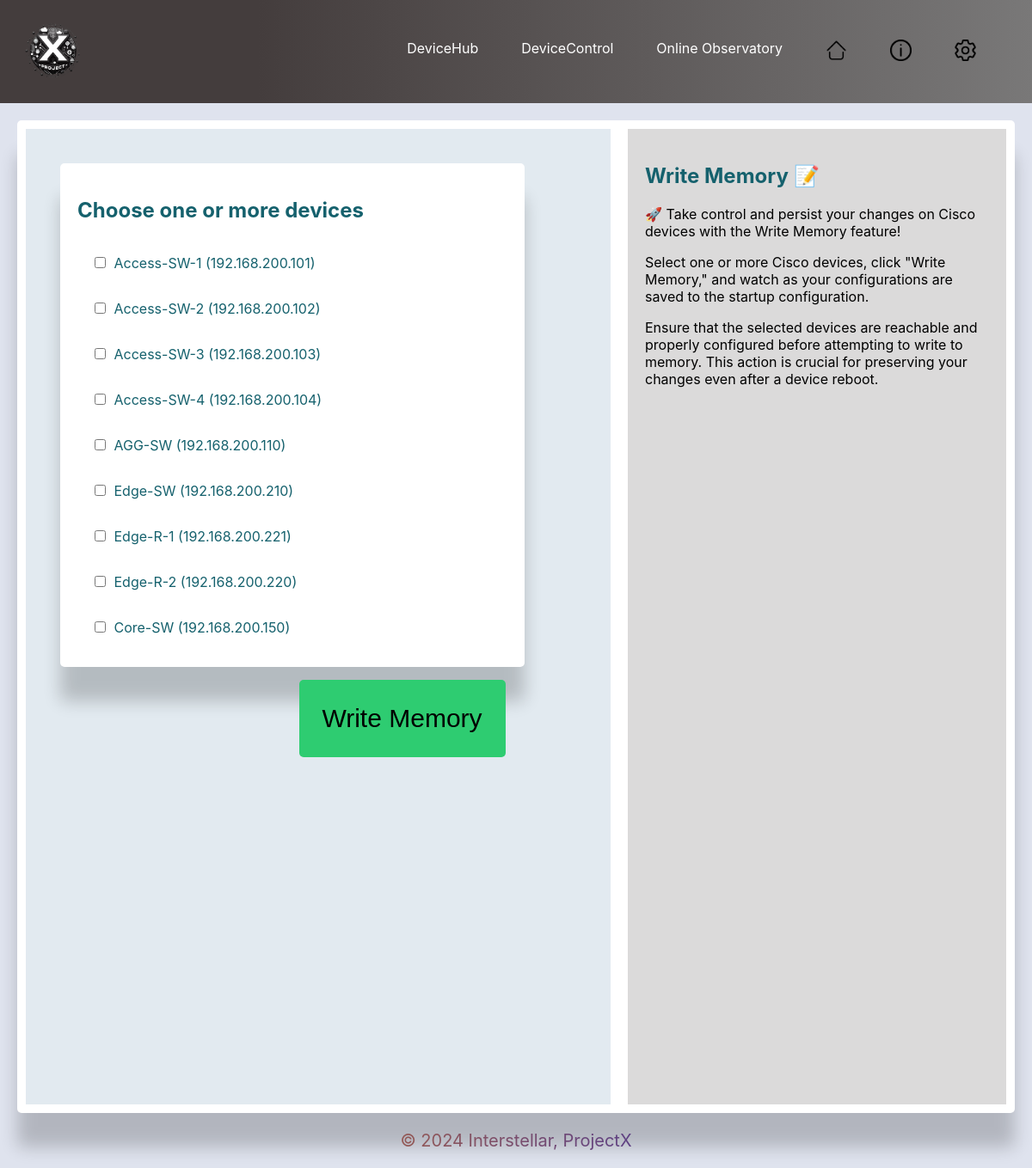
The app's page /devicecontrol/write-job/ with its own data.
### deviceHub/models.py (models this page shows)
class Device(models.Model):
    device_name = models.CharField(max_length=255)
    ip_address = models.GenericIPAddressField()
    device_type = models.CharField(max_length=255)
    manufacturer = models.CharField(max_length=255, blank=True, null=True)
    model = models.CharField(max_length=255, blank=True, null=True)
    location = models.CharField(max_length=255, blank=True, null=True)
    rack_loc = models.CharField(max_length=255, blank=True, null=True)

### deviceControl/views.py (the view, shortened to what this page needs)
# urls.py: path('write-job/', views.write_memory, name='write_memory'),
def write_memory(request):
    devices = Device.objects.all()
    return render(request, 'write_job.html', {'devices': devices})

### templates/write_job.html (shortened to what this page needs)
{% extends 'base.html' %}
    {% load static %}
{% block content %}
<div class="write-job-container">
    <form method="post" action="{% url 'write_memory' %}" class="device-list-checkbox-form">
        <div class="device-list-container">
            <h2>Choose one or more devices</h2>
            {% for device in devices %}
            {% if device.manufacturer == 'Cisco' %}
            <label class="device-checkbox">
                <input type="checkbox" name="selected_devices" value="{{ device.id }}">
                {{ device.device_name }} ({{ device.ip_address }})
            </label>
            {% endif %}
            {% endfor %}
        </div>
        <div class="write-action-section">
            <button type="submit">Write Memory</button> <br></br>
        </div>
    </form>
</div>
{% endblock %}
{% block help %}
<h2>Write Memory 📝</h2>
<p>🚀 Take control and persist your changes on Cisco devices with the Write Memory feature!</p>
<p>Select one or more Cisco devices, click "Write Memory," and watch as your configurations are saved to the startup
    configuration.</p>
<p>Ensure that the selected devices are reachable and properly configured before attempting to write to memory. This
    action is crucial for preserving your changes even after a device reboot.</p>
{% endblock %}

### static/css/base.css (style rules this page uses)
:root { --font-family-sans-serif: -apple-system, BlinkMacSystemFont, "Segoe UI", Roboto, "Helvetica Neue", Arial, "Noto Sans", sans-serif, "Apple Color Emoji", "Segoe UI Emoji", "Segoe UI Symbol", "Noto Color Emoji"; --font-family-monospace: SFMono-Regular, Menlo, Monaco, Consolas, "Liberation Mono", "Courier New", monospace; }
html { font-family: sans-serif; }
body { font-family: sans-serif; margin: 0; padding: 0; font-family: -apple-system, BlinkMacSystemFont, "Segoe UI", Roboto, "Helvetica Neue", Arial, "Noto Sans", sans-serif, "Apple Color Emoji", "Segoe UI Emoji", "Segoe UI Symbol", "Noto Color Emoji"; background-color: #dfe3ee; background-size: cover; }
label { display: flex; margin-bottom: 5px; color: #15616d; align-items: center; }
input, button { padding: 8px 10px; border: none; border-radius: 5px; margin: 5px; background-color: #2ecc71; color: #000; cursor: pointer; }
.about-container h1, h2 { color: #15616d; z-index: 1; }
.device-list-container { display: flex; flex-direction: column; flex-wrap: wrap; padding: 20px; background-color: #fff; border-radius: 5px; box-shadow: 0px 40px 20px rgba(0, 0, 0, 0.20); width: 500px; }
.device-list-checkbox-form { display: flex; flex-wrap: wrap; gap: 10px; }
.device-checkbox { display: block; margin: 15px; }
.write-job-container { display: flex; margin: 20px; padding: 20px; }
.write-action-section { display: flex; flex-direction: column; justify-content: center; align-items: center; margin-left: auto; margin-right: auto; }
.write-action-section button { cursor: pointer; width: 240px; height: 90px; font-size: 30px; margin-left: 200px; margin-bottom: 50px; }

### records on screen
Device: device_name "Access-SW-1", ip_address "192.168.200.101"
Device: device_name "Access-SW-2", ip_address "192.168.200.102"
Device: device_name "Access-SW-3", ip_address "192.168.200.103"
Device: device_name "Access-SW-4", ip_address "192.168.200.104"
Device: device_name "AGG-SW", ip_address "192.168.200.110"
Device: device_name "Edge-SW", ip_address "192.168.200.210"
Device: device_name "Edge-R-1", ip_address "192.168.200.221"
Device: device_name "Edge-R-2", ip_address "192.168.200.220"
Device: device_name "Core-SW", ip_address "192.168.200.150"
